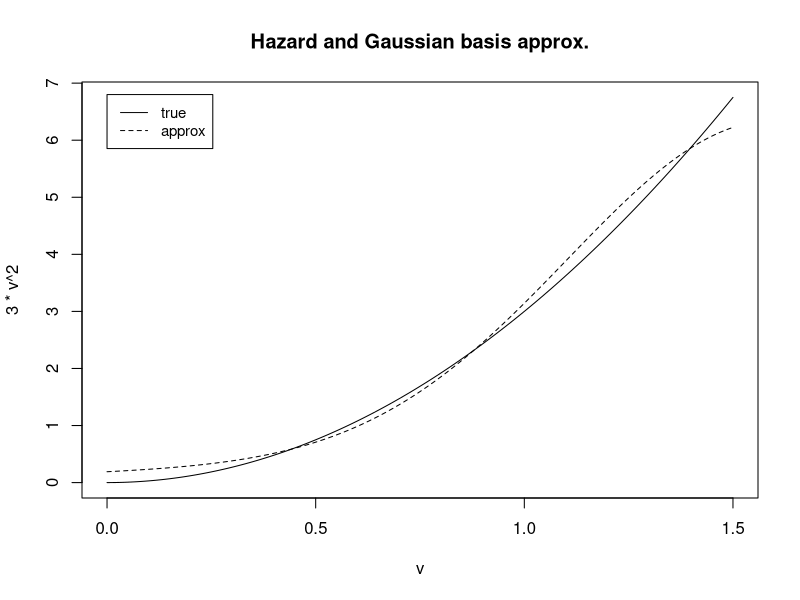
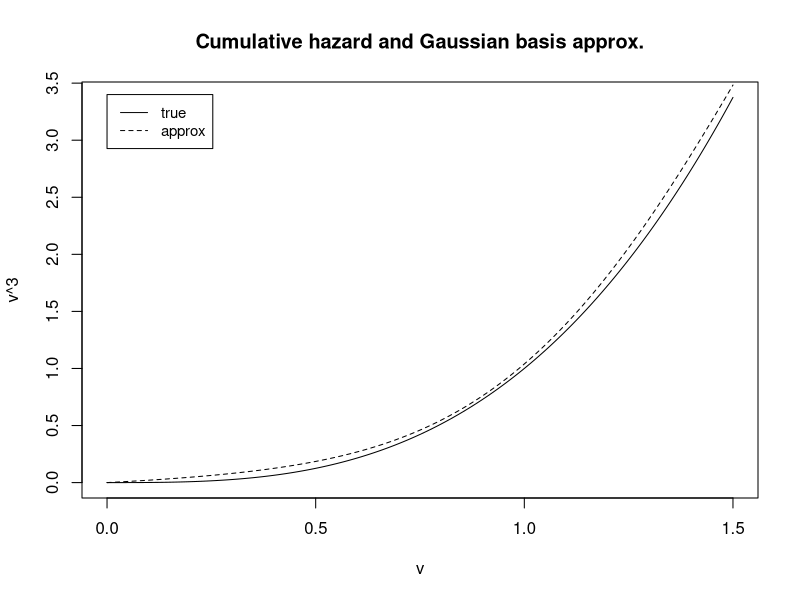

The R source for these figures, in order:
## Gaussian basis and cumulative basis function

# Generate data as per the previous examples
neg.log.u <- -log(runif(200))
y <- (neg.log.u)^(1/3)

# Write functions to compute Gaussian basis functions
sigma <- 0.5
kn <- quantile(y, seq(0.01, 0.99, length.out=5))
phi.gauss <- NULL

phi_gauss_f <- function(y, kn, a, b){
  phi.gauss <- NULL
  for(u in 1:length(kn)){
    delta_u = pnorm((b - kn[u])/sigma) - pnorm((a - kn[u])/sigma)
    phi.gauss = cbind(phi.gauss, (1/(sigma*delta_u)) * dnorm((y - kn[u])/sigma))
  }
  return(phi.gauss)
}

Phi_gauss_f <- function(y, kn, a, b){
  Phi.gauss <- NULL
  for(u in 1:length(kn)){
    delta_u = pnorm((b - kn[u])/sigma) - pnorm((a - kn[u])/sigma)
    Phi.gauss = cbind(Phi.gauss, (1/delta_u) * (pnorm((y - kn[u])/sigma) - pnorm((a - kn[u])/sigma)))
  }
  return(Phi.gauss)
}

phi.gauss <- phi_gauss_f(y, kn, a = 0, b = max(y))
Phi.gauss <- Phi_gauss_f(y, kn, a = 0, b = max(y))

# Estimate theta

target_func_gauss <- function(theta, phi.gauss, t){
  diff = sum((3*t^2 - phi.gauss %*% (theta))^2)
  return(diff)
}

library(nloptr)
opts <- list("algorithm"="NLOPT_LN_COBYLA",
             "xtol_rel"=1.0e-4, "maxeval" = 1000)

est_theta = nloptr(x0 = matrix(1, nrow = 5), eval_f = target_func_gauss,
                   lb = (rep(0, 5)), ub = rep(Inf, 5), 
                   opts = opts, phi.gauss = phi.gauss, t = y)$solution

# Plot baseline hazard function
v <- seq(from = 0, to = 1.5, by = 0.01)
plot(3*v^2 ~ v, type = "l",                         
     main = "Hazard and Gaussian basis approx.")
psi_v <- phi_gauss_f(v, kn, a = 0, b = max(y))
est_h0t = psi_v %*% est_theta
lines(est_h0t ~ v, type = "l", lty=2)
legend(0, 6.8, legend=c("true", "approx"), lty=1:2, cex=0.9)

# Plot cumulative baseline hazard function
Psi_v = Phi_gauss_f(v, kn, a = 0, b = max(y))
plot(v^3 ~ v, type = "l",                   
     main = "Cumulative hazard and Gaussian basis approx.")
est_H0t = Psi_v %*% est_theta
lines(est_H0t ~ v, type = "l", lty=2)
legend(0, 3.4, legend=c("true", "approx"), lty=1:2, cex=0.9)
